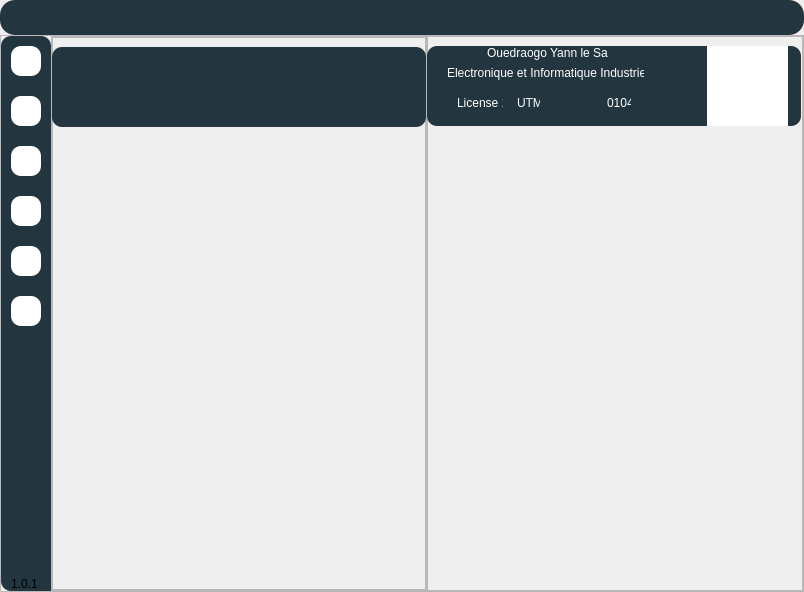
<?xml version="1.0" encoding="UTF-8"?>
<ui version="4.0">
 <class>MainWindow</class>
 <widget class="QMainWindow" name="MainWindow">
  <property name="geometry">
   <rect>
    <x>0</x>
    <y>0</y>
    <width>804</width>
    <height>592</height>
   </rect>
  </property>
  <property name="windowTitle">
   <string>MainWindow</string>
  </property>
  <property name="styleSheet">
   <string notr="true"/>
  </property>
  <property name="documentMode">
   <bool>true</bool>
  </property>
  <property name="dockNestingEnabled">
   <bool>true</bool>
  </property>
  <widget class="QWidget" name="centralwidget">
   <property name="autoFillBackground">
    <bool>false</bool>
   </property>
   <layout class="QVBoxLayout" name="verticalLayout">
    <property name="spacing">
     <number>0</number>
    </property>
    <property name="leftMargin">
     <number>0</number>
    </property>
    <property name="topMargin">
     <number>0</number>
    </property>
    <property name="rightMargin">
     <number>0</number>
    </property>
    <property name="bottomMargin">
     <number>0</number>
    </property>
    <item>
     <widget class="QFrame" name="frame">
      <property name="sizePolicy">
       <sizepolicy hsizetype="Preferred" vsizetype="Preferred">
        <horstretch>0</horstretch>
        <verstretch>45</verstretch>
       </sizepolicy>
      </property>
      <property name="minimumSize">
       <size>
        <width>22</width>
        <height>13</height>
       </size>
      </property>
      <property name="maximumSize">
       <size>
        <width>16777215</width>
        <height>35</height>
       </size>
      </property>
      <property name="sizeIncrement">
       <size>
        <width>0</width>
        <height>31</height>
       </size>
      </property>
      <property name="styleSheet">
       <string notr="true">border-radius:15px;
selection-background-color: rgb(74, 113, 132);
background-color: rgb(35, 53, 62);</string>
      </property>
      <property name="frameShape">
       <enum>QFrame::StyledPanel</enum>
      </property>
      <property name="frameShadow">
       <enum>QFrame::Raised</enum>
      </property>
      <property name="lineWidth">
       <number>20</number>
      </property>
      <property name="midLineWidth">
       <number>5</number>
      </property>
     </widget>
    </item>
    <item>
     <widget class="QFrame" name="frame_2">
      <property name="frameShape">
       <enum>QFrame::StyledPanel</enum>
      </property>
      <property name="frameShadow">
       <enum>QFrame::Raised</enum>
      </property>
      <layout class="QHBoxLayout" name="horizontalLayout">
       <property name="spacing">
        <number>0</number>
       </property>
       <property name="leftMargin">
        <number>0</number>
       </property>
       <property name="topMargin">
        <number>0</number>
       </property>
       <property name="rightMargin">
        <number>0</number>
       </property>
       <property name="bottomMargin">
        <number>0</number>
       </property>
       <item>
        <widget class="QFrame" name="frame_3">
         <property name="maximumSize">
          <size>
           <width>50</width>
           <height>16777215</height>
          </size>
         </property>
         <property name="styleSheet">
          <string notr="true">border-radius:10px;
background-color: rgb(35, 53, 62);</string>
         </property>
         <property name="frameShape">
          <enum>QFrame::StyledPanel</enum>
         </property>
         <property name="frameShadow">
          <enum>QFrame::Raised</enum>
         </property>
         <widget class="QPushButton" name="pushButton">
          <property name="geometry">
           <rect>
            <x>10</x>
            <y>10</y>
            <width>30</width>
            <height>30</height>
           </rect>
          </property>
          <property name="maximumSize">
           <size>
            <width>50</width>
            <height>50</height>
           </size>
          </property>
          <property name="toolTip">
           <string>hunters</string>
          </property>
          <property name="autoFillBackground">
           <bool>false</bool>
          </property>
          <property name="styleSheet">
           <string notr="true">background-color: rgb(255, 255, 255);</string>
          </property>
          <property name="text">
           <string/>
          </property>
         </widget>
         <widget class="QPushButton" name="pushButton_2">
          <property name="geometry">
           <rect>
            <x>10</x>
            <y>60</y>
            <width>30</width>
            <height>30</height>
           </rect>
          </property>
          <property name="maximumSize">
           <size>
            <width>30</width>
            <height>30</height>
           </size>
          </property>
          <property name="styleSheet">
           <string notr="true">border-radius:10px;
background-color: rgb(255, 255, 255);</string>
          </property>
          <property name="text">
           <string/>
          </property>
         </widget>
         <widget class="QPushButton" name="pushButton_3">
          <property name="geometry">
           <rect>
            <x>10</x>
            <y>110</y>
            <width>30</width>
            <height>30</height>
           </rect>
          </property>
          <property name="maximumSize">
           <size>
            <width>30</width>
            <height>30</height>
           </size>
          </property>
          <property name="styleSheet">
           <string notr="true">border-radius:10px;
background-color: rgb(255, 255, 255);</string>
          </property>
          <property name="text">
           <string/>
          </property>
         </widget>
         <widget class="QPushButton" name="pushButton_4">
          <property name="geometry">
           <rect>
            <x>10</x>
            <y>160</y>
            <width>30</width>
            <height>30</height>
           </rect>
          </property>
          <property name="maximumSize">
           <size>
            <width>30</width>
            <height>30</height>
           </size>
          </property>
          <property name="styleSheet">
           <string notr="true">border-radius:10px;
background-color: rgb(255, 255, 255);</string>
          </property>
          <property name="text">
           <string/>
          </property>
         </widget>
         <widget class="QPushButton" name="pushButton_5">
          <property name="geometry">
           <rect>
            <x>10</x>
            <y>210</y>
            <width>30</width>
            <height>30</height>
           </rect>
          </property>
          <property name="maximumSize">
           <size>
            <width>30</width>
            <height>30</height>
           </size>
          </property>
          <property name="styleSheet">
           <string notr="true">border-radius:10px;
background-color: rgb(255, 255, 255);</string>
          </property>
          <property name="text">
           <string/>
          </property>
         </widget>
         <widget class="QPushButton" name="pushButton_6">
          <property name="geometry">
           <rect>
            <x>10</x>
            <y>260</y>
            <width>30</width>
            <height>30</height>
           </rect>
          </property>
          <property name="maximumSize">
           <size>
            <width>30</width>
            <height>30</height>
           </size>
          </property>
          <property name="styleSheet">
           <string notr="true">border-radius:10px;
background-color: rgb(255, 255, 255);</string>
          </property>
          <property name="text">
           <string/>
          </property>
         </widget>
         <widget class="QLabel" name="label_2">
          <property name="geometry">
           <rect>
            <x>10</x>
            <y>540</y>
            <width>41</width>
            <height>16</height>
           </rect>
          </property>
          <property name="text">
           <string>1.0.1</string>
          </property>
         </widget>
        </widget>
       </item>
       <item>
        <widget class="QFrame" name="frame_5">
         <property name="frameShape">
          <enum>QFrame::StyledPanel</enum>
         </property>
         <property name="frameShadow">
          <enum>QFrame::Raised</enum>
         </property>
         <layout class="QVBoxLayout" name="verticalLayout_2">
          <property name="spacing">
           <number>0</number>
          </property>
          <property name="leftMargin">
           <number>0</number>
          </property>
          <property name="topMargin">
           <number>0</number>
          </property>
          <property name="rightMargin">
           <number>0</number>
          </property>
          <property name="bottomMargin">
           <number>0</number>
          </property>
          <item>
           <widget class="QFrame" name="frame_7">
            <property name="frameShape">
             <enum>QFrame::StyledPanel</enum>
            </property>
            <property name="frameShadow">
             <enum>QFrame::Raised</enum>
            </property>
            <widget class="QFrame" name="frame_8">
             <property name="geometry">
              <rect>
               <x>0</x>
               <y>10</y>
               <width>374</width>
               <height>80</height>
              </rect>
             </property>
             <property name="maximumSize">
              <size>
               <width>16777215</width>
               <height>80</height>
              </size>
             </property>
             <property name="styleSheet">
              <string notr="true">border-radius:10px;
background-color: rgb(35, 53, 62);
color: rgb(255, 255, 255);
selection-background-color: rgb(31, 48, 56);</string>
             </property>
             <property name="frameShape">
              <enum>QFrame::StyledPanel</enum>
             </property>
             <property name="frameShadow">
              <enum>QFrame::Raised</enum>
             </property>
            </widget>
           </widget>
          </item>
         </layout>
        </widget>
       </item>
       <item>
        <widget class="QFrame" name="frame_4">
         <property name="minimumSize">
          <size>
           <width>0</width>
           <height>0</height>
          </size>
         </property>
         <property name="frameShape">
          <enum>QFrame::StyledPanel</enum>
         </property>
         <property name="frameShadow">
          <enum>QFrame::Raised</enum>
         </property>
         <widget class="QFrame" name="frame_6">
          <property name="geometry">
           <rect>
            <x>0</x>
            <y>10</y>
            <width>374</width>
            <height>80</height>
           </rect>
          </property>
          <property name="maximumSize">
           <size>
            <width>16777215</width>
            <height>80</height>
           </size>
          </property>
          <property name="styleSheet">
           <string notr="true">border-radius:10px;
background-color: rgb(35, 53, 62);
color: rgb(255, 255, 255);
selection-background-color: rgb(31, 48, 56);</string>
          </property>
          <property name="frameShape">
           <enum>QFrame::StyledPanel</enum>
          </property>
          <property name="frameShadow">
           <enum>QFrame::Raised</enum>
          </property>
          <widget class="QLabel" name="label_3">
           <property name="geometry">
            <rect>
             <x>280</x>
             <y>0</y>
             <width>81</width>
             <height>81</height>
            </rect>
           </property>
           <property name="styleSheet">
            <string notr="true">border-radius:100px;
background-color: rgb(255, 255, 255);</string>
           </property>
           <property name="text">
            <string/>
           </property>
           <property name="pixmap">
            <pixmap>ico/img/2.jpg</pixmap>
           </property>
           <property name="scaledContents">
            <bool>true</bool>
           </property>
           <property name="wordWrap">
            <bool>false</bool>
           </property>
          </widget>
          <widget class="QLabel" name="label">
           <property name="geometry">
            <rect>
             <x>60</x>
             <y>0</y>
             <width>121</width>
             <height>14</height>
            </rect>
           </property>
           <property name="text">
            <string>Ouedraogo Yann le Sage</string>
           </property>
          </widget>
          <widget class="QLabel" name="label_4">
           <property name="geometry">
            <rect>
             <x>180</x>
             <y>50</y>
             <width>24</width>
             <height>14</height>
            </rect>
           </property>
           <property name="text">
            <string>0104</string>
           </property>
          </widget>
          <widget class="QLabel" name="label_5">
           <property name="geometry">
            <rect>
             <x>20</x>
             <y>20</y>
             <width>197</width>
             <height>14</height>
            </rect>
           </property>
           <property name="text">
            <string>Electronique et Informatique Industrielle</string>
           </property>
          </widget>
          <widget class="QLabel" name="label_6">
           <property name="geometry">
            <rect>
             <x>30</x>
             <y>50</y>
             <width>46</width>
             <height>14</height>
            </rect>
           </property>
           <property name="text">
            <string>License 1</string>
           </property>
          </widget>
          <widget class="QLabel" name="label_7">
           <property name="geometry">
            <rect>
             <x>90</x>
             <y>50</y>
             <width>23</width>
             <height>14</height>
            </rect>
           </property>
           <property name="text">
            <string>UTM</string>
           </property>
          </widget>
         </widget>
        </widget>
       </item>
      </layout>
     </widget>
    </item>
   </layout>
  </widget>
  <action name="actioneii">
   <property name="text">
    <string>eii</string>
   </property>
  </action>
 </widget>
 <resources/>
 <connections/>
</ui>
